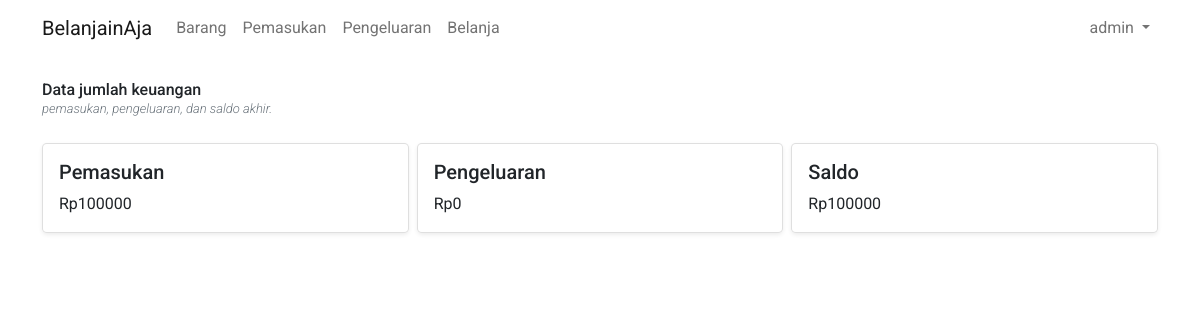
/belanjainaja/wallet/ (signed in), run on an earlier commit of the app's database.
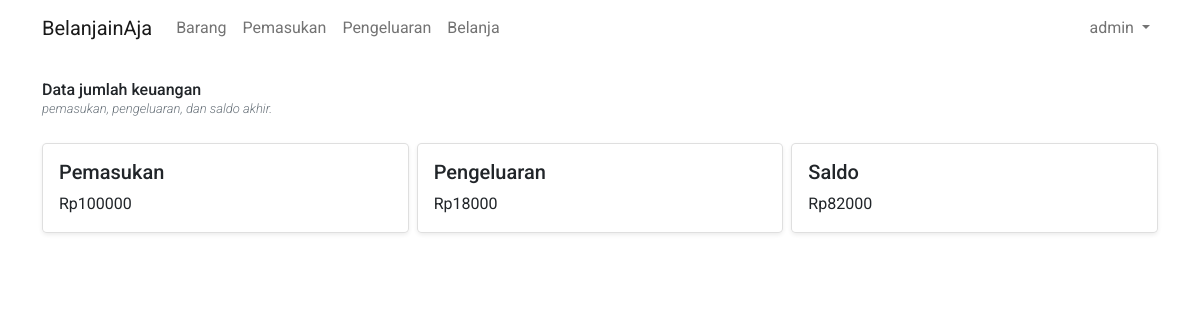
And on a later commit of the database.
### belanjainaja/models.py (models this page shows)
class Wallet(models.Model):
    income = models.BigIntegerField()
    expenditure = models.BigIntegerField()
    balance = models.BigIntegerField()

### belanjainaja/views/wallet/__init__.py (the view)
# urls.py: path("", views.index, name="index"),
@login_required
def index(request):
    wallet = Wallet.objects.first()
    context = {
        "wallet": wallet
    }
    return render(request, "belanjainaja/wallet/index.html", context=context)

### belanjainaja/templates/belanjainaja/wallet/index.html
{% extends "belanjainaja/base.html" %}
{% block content %}
<div>
  <div class="row g-2">
    <h6 class="mb-0">Data jumlah keuangan</h6>
    <p class="text-secondary mt-0 fst-italic fw-light" style="font-size: 13px;">pemasukan, pengeluaran, dan saldo akhir.</p>
    <div class="col-md-4">
      <div class="card mb-3 rounded-3 shadow-sm">
        <div class="row g-0">
          <div class="col-md-12">
            <div class="card-body">
              <h5 class="card-title">Pemasukan</h5>
              <p class="card-text">
                Rp{{ wallet.income}}
              </p>
            </div>
          </div>
        </div>
      </div>
    </div>
    <div class="col-md-4">
      <div class="card mb-3 rounded-3 shadow-sm">
        <div class="row g-0">
          <div class="col-md-12">
            <div class="card-body">
              <h5 class="card-title">Pengeluaran</h5>
              <p class="card-text">
                Rp{{ wallet.expenditure}}
              </p>
            </div>
          </div>
        </div>
      </div>
    </div>
    <div class="col-md-4">
      <div class="card mb-3 rounded-3 shadow-sm">
        <div class="row g-0">
          <div class="col-md-12">
            <div class="card-body">
              <h5 class="card-title">Saldo</h5>
              <p class="card-text">
                Rp{{ wallet.balance}}
              </p>
            </div>
          </div>
        </div>
      </div>
    </div>
  </div>
</div>
{% endblock %}

### belanjainaja/templates/belanjainaja/base.html (shortened to what this page needs)
{% load static %}
<!DOCTYPE html>
<html lang="en">
<head>
  <link rel="stylesheet" href="{% static 'belanjainaja/style.css' %}">
  <link href="https://cdn.jsdelivr.net/npm/bootstrap@5.0.2/dist/css/bootstrap.min.css" rel="stylesheet"
>
  <link rel="stylesheet" href="https://cdn.jsdelivr.net/npm/bootstrap-icons@1.11.3/font/bootstrap-icons.min.css">
</head>
<body>
  <nav class="navbar navbar-expand-lg navbar-light">
    <div class="container">
      <a class="navbar-brand" href="{% url 'belanja:index' %}">BelanjainAja</a>
      <div class="collapse navbar-collapse" id="navbarNavDropdown">
        <ul class="navbar-nav w-100">
          <li class="nav-item">
            <a {% if request.path == "/belanjainaja/item/" %} class="nav-link text-primary" {% endif %}
              class="nav-link" href="{% url 'belanja:item.index' %}">Barang</a>
          </li>
          <li class="nav-item">
            <a {% if request.path == "/belanjainaja/deposit/" %} class="nav-link text-primary" {% endif %}
              class="nav-link" href="{% url 'belanja:deposit.index' %}">Pemasukan</a>
          </li>
          <li class="nav-item">
            <a {% if request.path == "/belanjainaja/withdraw/" %} class="nav-link text-primary" {% endif %}
              class="nav-link" href="{% url 'belanja:withdraw.index' %}">Pengeluaran</a>
          </li>
          <li class="nav-item">
            <a {% if request.path == "/belanjainaja/shop/" %} class="nav-link text-primary" {% endif %} class="nav-link"
              href="{% url 'belanja:shop.index' %}">Belanja</a>
          </li>
          <li class="nav-item dropdown ms-0 ms-sm-auto">
          {% include 'belanjainaja/profile-actions.html' %}
          </li>
        </ul>
      </div>
    </div>
  </nav>
  <div class="container py-4">
    {% block content %} {% endblock %}
  </div>
</body>
</html>

### belanjainaja/templates/belanjainaja/profile-actions.html (shortened to what this page needs)
<a class="nav-link dropdown-toggle" id="profileDropdown" role="button" data-bs-toggle="dropdown" aria-expanded="false">
  {{request.user.username}}
</a>

### belanjainaja/static/belanjainaja/style.css (style rules this page uses)
body { padding: 0; margin: 0; font-family: 'Roboto'; }

### belanjainaja/templates/belanjainaja/base.html (style rules this page uses)
body { padding: 0; margin: 0; font-family: 'Roboto'; }

What changed in the data, as far as the page shows it:
changed Wallet: expenditure "0" → "18000"; balance "100000" → "82000"
